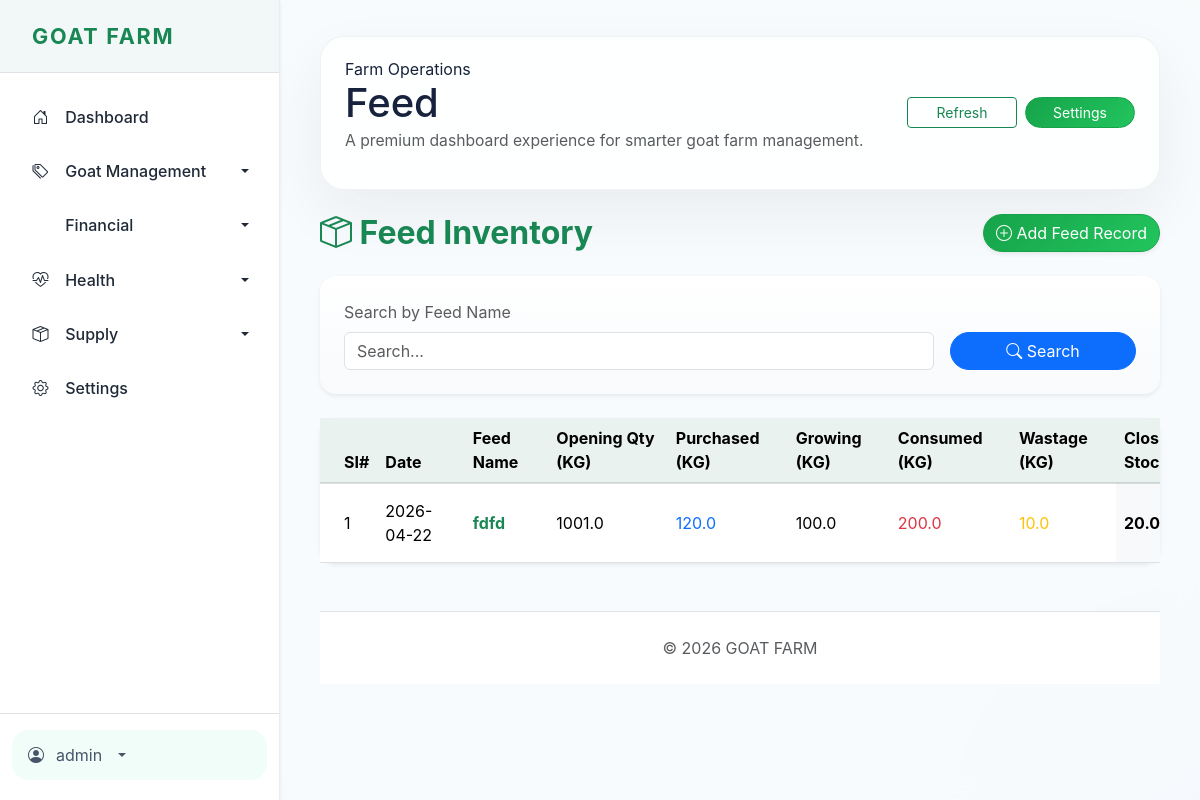
Page /feed (signed in) on the earlier database version.
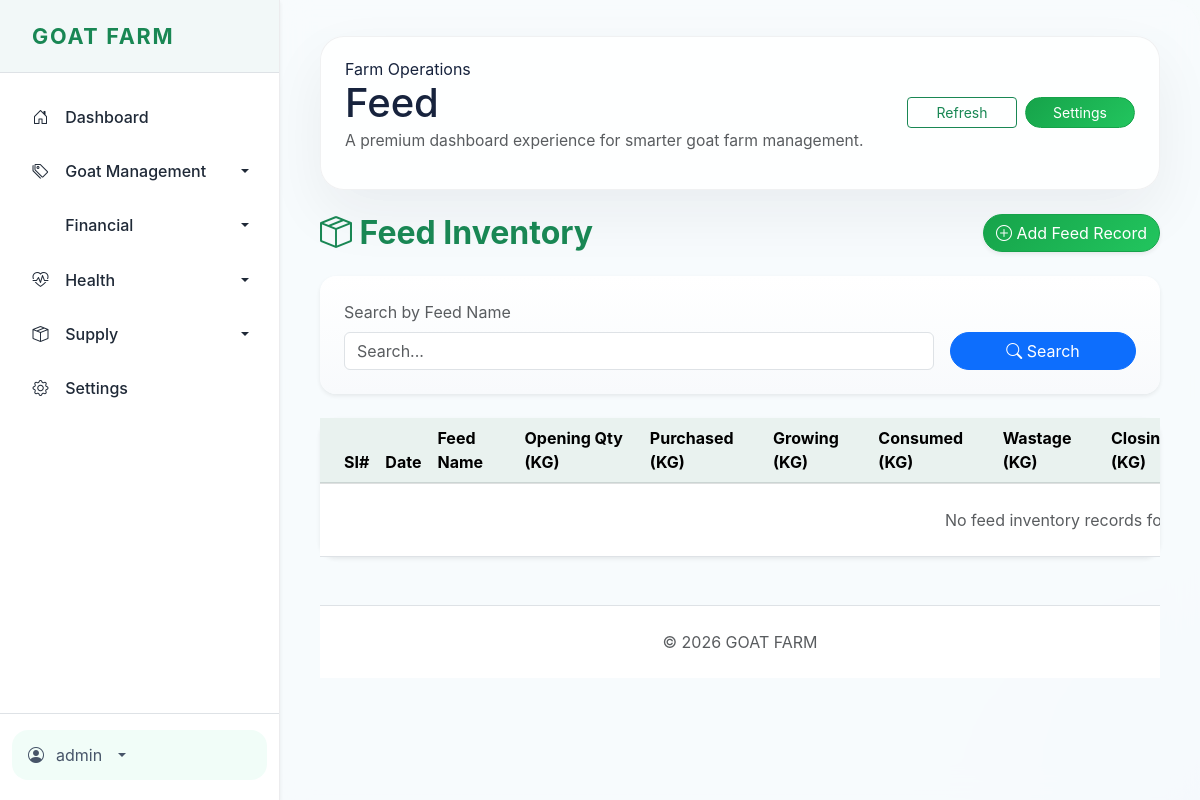
Same page on the later database version.
### tables this page shows
CREATE TABLE feed_records (
                id INTEGER PRIMARY KEY AUTOINCREMENT,
                si_no TEXT,
                date DATE NOT NULL,
                feed_name TEXT NOT NULL,
                opening_qty REAL,
                purchase_qty REAL,
                growing_qty REAL,
                consumption_qty REAL,
                wastage_qty REAL,
                closing_stock REAL,
                purchase_amount REAL,
                consumption_amount REAL
            );

### app.py (the view)
@app.route('/feed')
def feed():
    db = get_db()
    feed_search = request.args.get('feed_name', '')
    if feed_search:
        records = db.execute('SELECT * FROM feed_records WHERE feed_name LIKE ? ORDER BY date DESC',
             (f"%{feed_search}%",)).fetchall()
    else:
        records = db.execute('SELECT * FROM feed_records ORDER BY date DESC').fetchall()
    return render_template('feed.html', records=records)

### app.py (called while the page is built)
def get_db():
    conn = sqlite3.connect(DB_FILE)
    conn.row_factory = sqlite3.Row
    return conn

@app.before_request
def require_login():
    allowed_routes = ['login', 'static', 'register', 'verify_otp', 'goats', 'goat_detail']
    if request.endpoint not in allowed_routes and 'user_id' not in session:
        return redirect(url_for('login'))

### templates/feed.html (shortened to what this page needs)
{% extends 'layout.html' %}
{% block content %}
<div class="d-flex justify-content-between align-items-center mb-4">
    <h2 class="fw-bold text-success mb-0"><i class="bi bi-box-seam"></i> Feed Inventory</h2>
    <a href="{{ url_for('feed_add') }}" class="btn btn-success shadow-sm"><i class="bi bi-plus-circle"></i> Add Feed Record</a>
</div>
<div class="card border-0 shadow-sm rounded-4 mb-4">
    <div class="card-body p-4">
        <form method="GET" action="{{ url_for('feed') }}" class="row g-3 align-items-end">
            <div class="col-md-9">
                <label class="form-label text-muted">Search by Feed Name</label>
                <input type="text" name="feed_name" class="form-control" value="{{ request.args.get('feed_name', '') }}" placeholder="Search...">
            </div>
            <div class="col-md-3">
                <button type="submit" class="btn btn-primary w-100"><i class="bi bi-search"></i> Search</button>
            </div>
        </form>
    </div>
</div>
<div class="card border-0 shadow-sm rounded-4">
    <div class="card-body p-0">
        <div class="table-responsive">
            <table class="table table-hover align-middle mb-0" style="min-width: 1500px;">
                <thead class="table-light">
                    <tr>
                        <th class="ps-4">SI#</th>
                        <th>Date</th>
                        <th>Feed Name</th>
                        <th>Opening Qty (KG)</th>
                        <th>Purchased (KG)</th>
                        <th>Growing (KG)</th>
                        <th>Consumed (KG)</th>
                        <th>Wastage (KG)</th>
                        <th>Closing Stock (KG)</th>
                    </tr>
                </thead>
                <tbody>
                    {% for r in records %}
                    {% set unit_cost = (r.purchase_amount / r.purchase_qty) if r.purchase_qty else 0 %}
                    {% set closing_cost = unit_cost * r.closing_stock if r.closing_stock else 0 %}
                    <tr>
                        <td class="ps-4">{{ r.si_no }}</td>
                        <td>{{ r.date }}</td>
                        <td class="fw-bold text-success">{{ r.feed_name }}</td>
                        <td>{{ r.opening_qty }}</td>
                        <td class="text-primary">{{ r.purchase_qty }}</td>
                        <td>{{ r.growing_qty }}</td>
                        <td class="text-danger">{{ r.consumption_qty }}</td>
                        <td class="text-warning">{{ r.wastage_qty }}</td>
                        <td class="fw-bold bg-light">{{ r.closing_stock }}</td>
                    </tr>
                    {% else %}
                    <tr>
                        <td colspan="14" class="text-center py-4 text-muted">No feed inventory records found.</td>
                    </tr>
                    {% endfor %}
                </tbody>
            </table>
        </div>
    </div>
</div>
{% endblock %}

Differences in the rows shown:
removed feed_records: si_no "1", date "2026-04-22", feed_name "fdfd", opening_qty "1001.0", purchase_qty "120.0", growing_qty "100.0", consumption_qty "200.0", wastage_qty "10.0", closing_stock "20.0"
Other differences:
text now shown: "No feed inventory records…"
